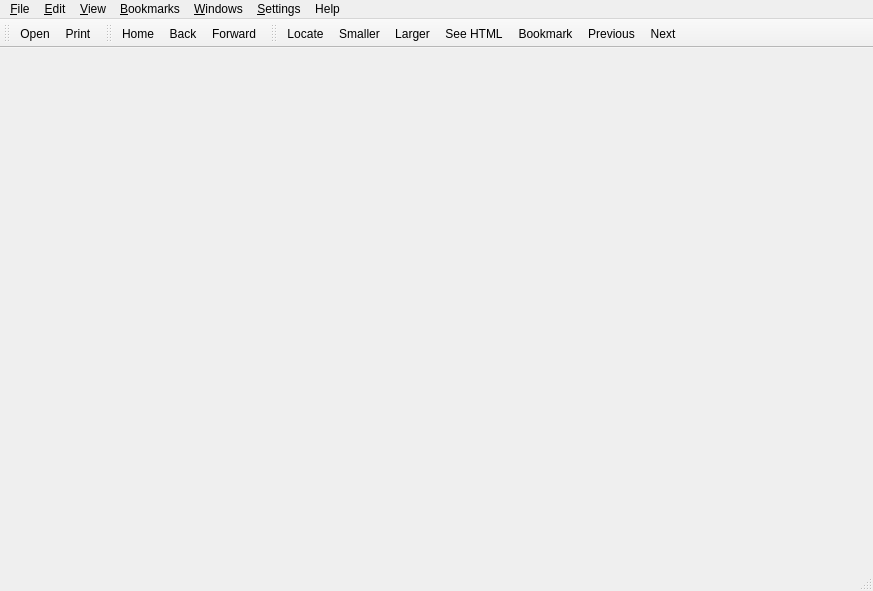
<?xml version="1.0" encoding="UTF-8"?>
<ui version="4.0">
 <class>MainWindow</class>
 <widget class="QMainWindow" name="MainWindow">
  <property name="geometry">
   <rect>
    <x>0</x>
    <y>0</y>
    <width>873</width>
    <height>591</height>
   </rect>
  </property>
  <property name="windowTitle">
   <string>uChmViewer</string>
  </property>
  <widget class="QWidget" name="widget"/>
  <widget class="QMenuBar" name="menubar">
   <property name="geometry">
    <rect>
     <x>0</x>
     <y>0</y>
     <width>873</width>
     <height>25</height>
    </rect>
   </property>
   <widget class="QMenu" name="menu_Settings">
    <property name="title">
     <string>&amp;Settings</string>
    </property>
    <addaction name="settings_SettingsAction"/>
    <addaction name="actionEdit_toolbars"/>
    <addaction name="separator"/>
    <addaction name="actionCheck_for_updates"/>
   </widget>
   <widget class="QMenu" name="menu_Bookmarks">
    <property name="title">
     <string>&amp;Bookmarks</string>
    </property>
    <addaction name="bookmark_AddAction"/>
    <addaction name="separator"/>
   </widget>
   <widget class="QMenu" name="menu_File">
    <property name="title">
     <string>&amp;File</string>
    </property>
    <addaction name="file_Open_action"/>
    <addaction name="file_Print_action"/>
    <addaction name="separator"/>
    <addaction name="file_ExtractCHMAction"/>
    <addaction name="separator"/>
    <addaction name="file_exit_action"/>
   </widget>
   <widget class="QMenu" name="menu_Edit">
    <property name="title">
     <string>&amp;Edit</string>
    </property>
    <addaction name="edit_Copy_action"/>
    <addaction name="edit_SelectAll_action"/>
    <addaction name="separator"/>
    <addaction name="edit_FindAction"/>
   </widget>
   <widget class="QMenu" name="menu_View">
    <property name="title">
     <string>&amp;View</string>
    </property>
    <addaction name="view_Increase_font_size_action"/>
    <addaction name="view_Decrease_font_size_action"/>
    <addaction name="view_View_HTML_source_action"/>
    <addaction name="separator"/>
    <addaction name="view_Toggle_fullscreen_action"/>
    <addaction name="view_Show_navigator_window"/>
    <addaction name="view_Locate_in_contents_action"/>
    <addaction name="separator"/>
    <addaction name="view_Set_encoding_action"/>
   </widget>
   <widget class="QMenu" name="menu_Windows">
    <property name="title">
     <string>&amp;Windows</string>
    </property>
    <addaction name="action_Close_window"/>
    <addaction name="separator"/>
   </widget>
   <widget class="QMenu" name="menuHelp">
    <property name="title">
     <string>Help</string>
    </property>
    <addaction name="actionAbout_kchmviewer"/>
    <addaction name="actionAbout_Qt"/>
   </widget>
   <addaction name="menu_File"/>
   <addaction name="menu_Edit"/>
   <addaction name="menu_View"/>
   <addaction name="menu_Bookmarks"/>
   <addaction name="menu_Windows"/>
   <addaction name="menu_Settings"/>
   <addaction name="menuHelp"/>
  </widget>
  <widget class="QToolBar" name="mainToolbar">
   <property name="windowTitle">
    <string>General toolbar</string>
   </property>
   <property name="orientation">
    <enum>Qt::Horizontal</enum>
   </property>
   <property name="iconSize">
    <size>
     <width>32</width>
     <height>32</height>
    </size>
   </property>
   <property name="toolButtonStyle">
    <enum>Qt::ToolButtonTextUnderIcon</enum>
   </property>
   <attribute name="toolBarArea">
    <enum>TopToolBarArea</enum>
   </attribute>
   <attribute name="toolBarBreak">
    <bool>false</bool>
   </attribute>
   <addaction name="file_Open_action"/>
   <addaction name="file_Print_action"/>
  </widget>
  <widget class="QToolBar" name="navToolbar">
   <property name="windowTitle">
    <string>Navigation toolbar</string>
   </property>
   <property name="orientation">
    <enum>Qt::Horizontal</enum>
   </property>
   <property name="iconSize">
    <size>
     <width>32</width>
     <height>32</height>
    </size>
   </property>
   <property name="toolButtonStyle">
    <enum>Qt::ToolButtonTextUnderIcon</enum>
   </property>
   <attribute name="toolBarArea">
    <enum>TopToolBarArea</enum>
   </attribute>
   <attribute name="toolBarBreak">
    <bool>false</bool>
   </attribute>
   <addaction name="nav_actionHome"/>
   <addaction name="nav_action_Back"/>
   <addaction name="nav_actionForward"/>
  </widget>
  <widget class="QToolBar" name="viewToolbar">
   <property name="windowTitle">
    <string>View toolbar</string>
   </property>
   <property name="orientation">
    <enum>Qt::Horizontal</enum>
   </property>
   <property name="iconSize">
    <size>
     <width>32</width>
     <height>32</height>
    </size>
   </property>
   <property name="toolButtonStyle">
    <enum>Qt::ToolButtonTextUnderIcon</enum>
   </property>
   <attribute name="toolBarArea">
    <enum>TopToolBarArea</enum>
   </attribute>
   <attribute name="toolBarBreak">
    <bool>false</bool>
   </attribute>
   <addaction name="view_Locate_in_contents_action"/>
   <addaction name="view_Decrease_font_size_action"/>
   <addaction name="view_Increase_font_size_action"/>
   <addaction name="view_View_HTML_source_action"/>
   <addaction name="bookmark_AddAction"/>
   <addaction name="nav_actionPreviousPage"/>
   <addaction name="nav_actionNextPageToc"/>
  </widget>
  <widget class="QStatusBar" name="mainStatusBar"/>
  <action name="file_Print_action">
   <property name="icon">
    <iconset resource="resources/images.qrc">
     <normaloff>:/images/icon_print.png</normaloff>:/images/icon_print.png</iconset>
   </property>
   <property name="text">
    <string>&amp;Print...</string>
   </property>
   <property name="iconText">
    <string>Print</string>
   </property>
   <property name="toolTip">
    <string>Print current page</string>
   </property>
   <property name="whatsThis">
    <string>Prints currently opened page.</string>
   </property>
   <property name="shortcut">
    <string>Ctrl+P</string>
   </property>
  </action>
  <action name="file_exit_action">
   <property name="icon">
    <iconset resource="resources/images.qrc">
     <normaloff>:/images/find_close.png</normaloff>:/images/find_close.png</iconset>
   </property>
   <property name="text">
    <string>&amp;Quit</string>
   </property>
   <property name="iconText">
    <string>Exit</string>
   </property>
   <property name="whatsThis">
    <string>Exits the application</string>
   </property>
   <property name="shortcut">
    <string>Ctrl+Q</string>
   </property>
  </action>
  <action name="edit_Copy_action">
   <property name="icon">
    <iconset resource="resources/images.qrc">
     <normaloff>:/images/icon_copy.png</normaloff>:/images/icon_copy.png</iconset>
   </property>
   <property name="text">
    <string>C&amp;opy</string>
   </property>
   <property name="iconText">
    <string>Copy</string>
   </property>
   <property name="whatsThis">
    <string>Copies selected content to clipboard</string>
   </property>
   <property name="shortcut">
    <string>Ctrl+C</string>
   </property>
  </action>
  <action name="edit_SelectAll_action">
   <property name="icon">
    <iconset>
     <normaloff>image8</normaloff>image8</iconset>
   </property>
   <property name="text">
    <string>&amp;Select All</string>
   </property>
   <property name="iconText">
    <string>Paste</string>
   </property>
   <property name="whatsThis">
    <string>Selects everything in the document</string>
   </property>
   <property name="shortcut">
    <string>Ctrl+V</string>
   </property>
  </action>
  <action name="edit_FindAction">
   <property name="icon">
    <iconset resource="resources/images.qrc">
     <normaloff>:/images/icon_find.png</normaloff>:/images/icon_find.png</iconset>
   </property>
   <property name="text">
    <string>&amp;Find...</string>
   </property>
   <property name="toolTip">
    <string>Find text in currently opened page</string>
   </property>
   <property name="whatsThis">
    <string>Enters the Find in page mode</string>
   </property>
   <property name="shortcut">
    <string>Ctrl+F</string>
   </property>
  </action>
  <action name="file_ExtractCHMAction">
   <property name="icon">
    <iconset resource="resources/images.qrc">
     <normaloff>:/images/dryicons_save.png</normaloff>:/images/dryicons_save.png</iconset>
   </property>
   <property name="text">
    <string>E&amp;xtract CHM content...</string>
   </property>
   <property name="toolTip">
    <string>Extract the CHM content to the directory</string>
   </property>
   <property name="whatsThis">
    <string>Exctracts the CHM archive content to the specified directory. All the files are extracted.</string>
   </property>
  </action>
  <action name="settings_SettingsAction">
   <property name="icon">
    <iconset resource="resources/images.qrc">
     <normaloff>:/images/dryicon_process.png</normaloff>:/images/dryicon_process.png</iconset>
   </property>
   <property name="text">
    <string>&amp;Application settings...</string>
   </property>
   <property name="toolTip">
    <string>Change the application settings</string>
   </property>
   <property name="whatsThis">
    <string>Change the application settings</string>
   </property>
  </action>
  <action name="bookmark_AddAction">
   <property name="icon">
    <iconset resource="resources/images.qrc">
     <normaloff>:/images/icon_add_bookmark.png</normaloff>:/images/icon_add_bookmark.png</iconset>
   </property>
   <property name="text">
    <string>&amp;Add bookmark</string>
   </property>
   <property name="iconText">
    <string>Bookmark</string>
   </property>
   <property name="toolTip">
    <string>Adds a bookmark for currently opened page</string>
   </property>
   <property name="whatsThis">
    <string>Adds a bookmark for currently opened page. Remembers the opened page, and scroll position. Bookmarks are accessible through Bookmarks menu or tab.</string>
   </property>
   <property name="shortcut">
    <string>Ctrl+B</string>
   </property>
  </action>
  <action name="view_Increase_font_size_action">
   <property name="icon">
    <iconset resource="resources/images.qrc">
     <normaloff>:/images/icon_font_increase.png</normaloff>:/images/icon_font_increase.png</iconset>
   </property>
   <property name="text">
    <string>&amp;Increase font size</string>
   </property>
   <property name="iconText">
    <string>Larger</string>
   </property>
   <property name="toolTip">
    <string>Increase the font size</string>
   </property>
   <property name="whatsThis">
    <string>Increases the document font size. The new font size will be stored.</string>
   </property>
   <property name="shortcut">
    <string>Ctrl+=</string>
   </property>
  </action>
  <action name="view_Decrease_font_size_action">
   <property name="icon">
    <iconset resource="resources/images.qrc">
     <normaloff>:/images/icon_font_decrease.png</normaloff>:/images/icon_font_decrease.png</iconset>
   </property>
   <property name="text">
    <string>&amp;Decrease font size</string>
   </property>
   <property name="iconText">
    <string>Smaller</string>
   </property>
   <property name="toolTip">
    <string>Decrease the font size</string>
   </property>
   <property name="whatsThis">
    <string>Decreases the document font size. The new font size will be stored.</string>
   </property>
   <property name="shortcut">
    <string>Ctrl+-</string>
   </property>
  </action>
  <action name="view_View_HTML_source_action">
   <property name="icon">
    <iconset resource="resources/images.qrc">
     <normaloff>:/images/icon_view_source.png</normaloff>:/images/icon_view_source.png</iconset>
   </property>
   <property name="text">
    <string>See &amp;HTML</string>
   </property>
   <property name="toolTip">
    <string>View HTML source of current page</string>
   </property>
   <property name="whatsThis">
    <string>Shows the HTML source of currently opened page</string>
   </property>
   <property name="shortcut">
    <string>Ctrl+U</string>
   </property>
  </action>
  <action name="view_Toggle_fullscreen_action">
   <property name="checkable">
    <bool>true</bool>
   </property>
   <property name="icon">
    <iconset resource="resources/images.qrc">
     <normaloff>:/images/dryicons_window.png</normaloff>:/images/dryicons_window.png</iconset>
   </property>
   <property name="text">
    <string>Enable &amp;full screen mode</string>
   </property>
   <property name="whatsThis">
    <string>Enters or leaves the fullscreen mode</string>
   </property>
   <property name="shortcut">
    <string>F11</string>
   </property>
   <property name="autoRepeat">
    <bool>false</bool>
   </property>
  </action>
  <action name="view_Show_navigator_window">
   <property name="checkable">
    <bool>true</bool>
   </property>
   <property name="checked">
    <bool>true</bool>
   </property>
   <property name="icon">
    <iconset resource="resources/images.qrc">
     <normaloff>:/images/icon_locate_in_content.png</normaloff>:/images/icon_locate_in_content.png</iconset>
   </property>
   <property name="text">
    <string>Show &amp;navigator window</string>
   </property>
   <property name="toolTip">
    <string>Show navigator dock window</string>
   </property>
   <property name="whatsThis">
    <string>Shows or hides the size window (with Content, Index, Search and Bookmark tabs)</string>
   </property>
   <property name="shortcut">
    <string>F9</string>
   </property>
   <property name="autoRepeat">
    <bool>false</bool>
   </property>
  </action>
  <action name="view_Locate_in_contents_action">
   <property name="icon">
    <iconset resource="resources/images.qrc">
     <normaloff>:/images/icon_locate_in_content.png</normaloff>:/images/icon_locate_in_content.png</iconset>
   </property>
   <property name="text">
    <string>&amp;Locate</string>
   </property>
   <property name="toolTip">
    <string>Locate the current page in contents window</string>
   </property>
   <property name="whatsThis">
    <string>If the current page is present in the Table of Contents, locate it there. </string>
   </property>
   <property name="shortcut">
    <string>Ctrl+L</string>
   </property>
  </action>
  <action name="view_Set_encoding_action">
   <property name="icon">
    <iconset resource="resources/images.qrc">
     <normaloff>:/images/dryicons_replace.png</normaloff>:/images/dryicons_replace.png</iconset>
   </property>
   <property name="text">
    <string>Set &amp;encoding</string>
   </property>
   <property name="whatsThis">
    <string>Changes the current document encoding. </string>
   </property>
  </action>
  <action name="file_Open_action">
   <property name="icon">
    <iconset resource="resources/images.qrc">
     <normaloff>:/images/icon_open_file.png</normaloff>:/images/icon_open_file.png</iconset>
   </property>
   <property name="text">
    <string>&amp;Open...</string>
   </property>
   <property name="toolTip">
    <string>Open a CHM file</string>
   </property>
   <property name="whatsThis">
    <string>Opens a new CHM file</string>
   </property>
  </action>
  <action name="nav_action_Back">
   <property name="icon">
    <iconset resource="resources/images.qrc">
     <normaloff>:/images/icon_back.png</normaloff>:/images/icon_back.png</iconset>
   </property>
   <property name="text">
    <string>Back</string>
   </property>
   <property name="toolTip">
    <string>Navigate back</string>
   </property>
   <property name="whatsThis">
    <string>Navigate back in navigation history</string>
   </property>
  </action>
  <action name="nav_actionForward">
   <property name="icon">
    <iconset resource="resources/images.qrc">
     <normaloff>:/images/icon_forward.png</normaloff>:/images/icon_forward.png</iconset>
   </property>
   <property name="text">
    <string>Forward</string>
   </property>
   <property name="toolTip">
    <string>Navigate forward</string>
   </property>
   <property name="whatsThis">
    <string>Navigate forward in navigation history</string>
   </property>
  </action>
  <action name="nav_actionHome">
   <property name="icon">
    <iconset resource="resources/images.qrc">
     <normaloff>:/images/icon_home.png</normaloff>:/images/icon_home.png</iconset>
   </property>
   <property name="text">
    <string>Home</string>
   </property>
   <property name="toolTip">
    <string>Navigate home</string>
   </property>
   <property name="whatsThis">
    <string>Navigate to the document Home page, as specified in the document.</string>
   </property>
  </action>
  <action name="nav_actionPreviousPage">
   <property name="icon">
    <iconset resource="resources/images.qrc">
     <normaloff>:/images/icon_prev_page.png</normaloff>:/images/icon_prev_page.png</iconset>
   </property>
   <property name="text">
    <string>Previous</string>
   </property>
   <property name="toolTip">
    <string>Go to the previous page in the Table of Contents</string>
   </property>
   <property name="whatsThis">
    <string>Go to the previous page in the &lt;b&gt;Table of Contents&lt;/b&gt;&lt;br&gt;&lt;br&gt;&lt;i&gt;Shortcut: Ctrl+Left Arrow&lt;/i&gt;</string>
   </property>
  </action>
  <action name="nav_actionNextPageToc">
   <property name="icon">
    <iconset resource="resources/images.qrc">
     <normaloff>:/images/icon_next_page.png</normaloff>:/images/icon_next_page.png</iconset>
   </property>
   <property name="text">
    <string>Next</string>
   </property>
   <property name="toolTip">
    <string>Go to the next page in the Table of Contents</string>
   </property>
   <property name="whatsThis">
    <string>Go to the next page in the &lt;b&gt;Table of Contents&lt;/b&gt;&lt;br&gt;&lt;br&gt;&lt;i&gt;Shortcut: Ctrl+Right Arrow&lt;/i&gt;</string>
   </property>
  </action>
  <action name="action_Close_window">
   <property name="icon">
    <iconset resource="resources/images.qrc">
     <normaloff>:/images/closetab.png</normaloff>:/images/closetab.png</iconset>
   </property>
   <property name="text">
    <string>&amp;Close window</string>
   </property>
   <property name="toolTip">
    <string>Close current window</string>
   </property>
   <property name="whatsThis">
    <string>Closes currently opened window</string>
   </property>
   <property name="shortcut">
    <string>Ctrl+W</string>
   </property>
  </action>
  <action name="actionAbout_kchmviewer">
   <property name="text">
    <string>About uChmViewer...</string>
   </property>
  </action>
  <action name="actionAbout_Qt">
   <property name="text">
    <string>About Qt</string>
   </property>
  </action>
  <action name="actionCheck_for_updates">
   <property name="icon">
    <iconset resource="resources/images.qrc">
     <normaloff>:/images/find_wrap.png</normaloff>:/images/find_wrap.png</iconset>
   </property>
   <property name="text">
    <string>Check for updates</string>
   </property>
  </action>
  <action name="actionEdit_toolbars">
   <property name="icon">
    <iconset resource="resources/images.qrc">
     <normaloff>:/images/dryicons_window.png</normaloff>:/images/dryicons_window.png</iconset>
   </property>
   <property name="text">
    <string>Edit toolbars...</string>
   </property>
  </action>
 </widget>
 <layoutdefault spacing="6" margin="11"/>
 <resources>
  <include location="resources/images.qrc"/>
 </resources>
 <connections/>
</ui>
